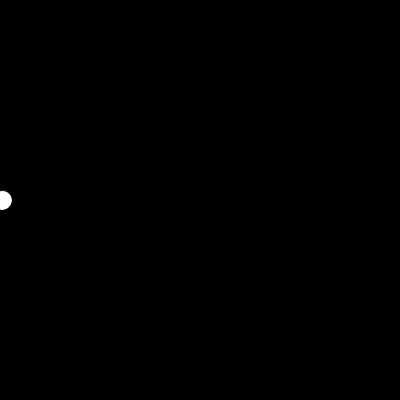
Frame 1 (no input)
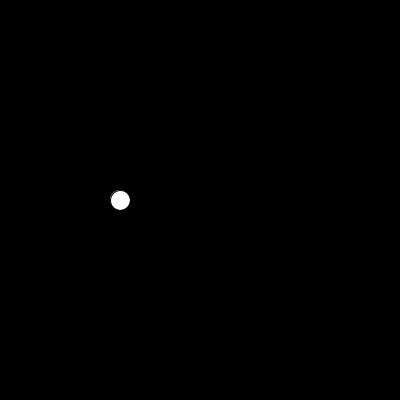
Frame 60 (the mouse pressed at the canvas centre just before this capture)
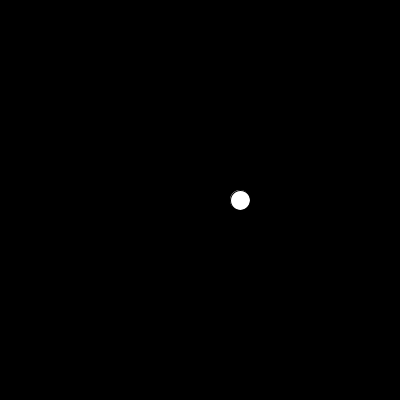
Frame 120 (the mouse held since frame 60 and released just before this capture)

The Processing sketch that drew these frames (run headless with seeded random() and noise(); from frame 60 on, the mouse is pressed at the canvas centre):

// Processing sketch: fancy_cycling_ball
// ── fancy_cycling_ball.pde
int a = 0; // cycle

void setup() {
  size(400, 400);
}

void draw() {
  background(0);
  a = (a + 2) % width;
  ellipse(a, height/2, 20, 20); 
}
